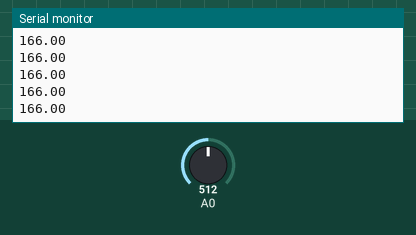
This sketch was run on a simulated Arduino Uno, built with avr-gcc and run on an emulated ATmega328P. Shown: the last lines printed to the serial monitor. Inputs (shaded band) come from the test bench; at power-on: A0 = 512.

Above: at 1.2 s.
1.3 s: A0 set to 716
At 1.31 s:
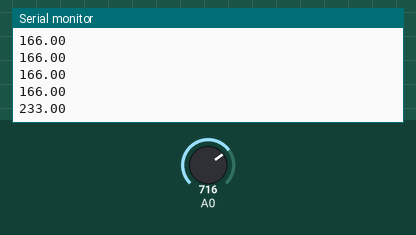
2.8 s: A0 set to 900
At 2.82 s:
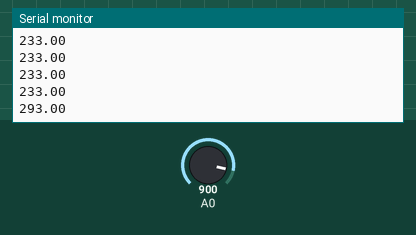
Timing chart, 0 to 5.8 s (numbered marks = the images above; inputs shaded):
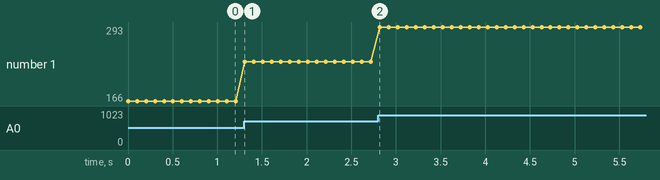

The sketch:

flex_interface.ino
```cpp
#include "Arduino.h"
//#include "Servo/Servo.h"

//Servo servo;

void setup()
{
  Serial.begin(115200);
  //pinMode(11, OUTPUT);
  //servo.attach(11);
}

void loop()
{
  // [0; 1024] -> [-50C, 450C]
  float temp = analogRead(0);// * 500. / 1024. - 50.;
  //servo.write((temp - 23.) * 20 + 90);
  //float nVal = (temp - 23.) * 20 + 90;
  float nVal = map(temp, 0, 552, 0, 180);

  Serial.println(nVal);
  delay(100);
}
```

Measured:
- after the input at 1.3 s, the serial monitor: prints a new line at once (image 1)
- after the input at 2.8 s, the serial monitor: prints a new line at once (image 2)
- plotted number 1: 166 → 233 after the input at 1.3 s, 233 → 293 after the input at 2.8 s
